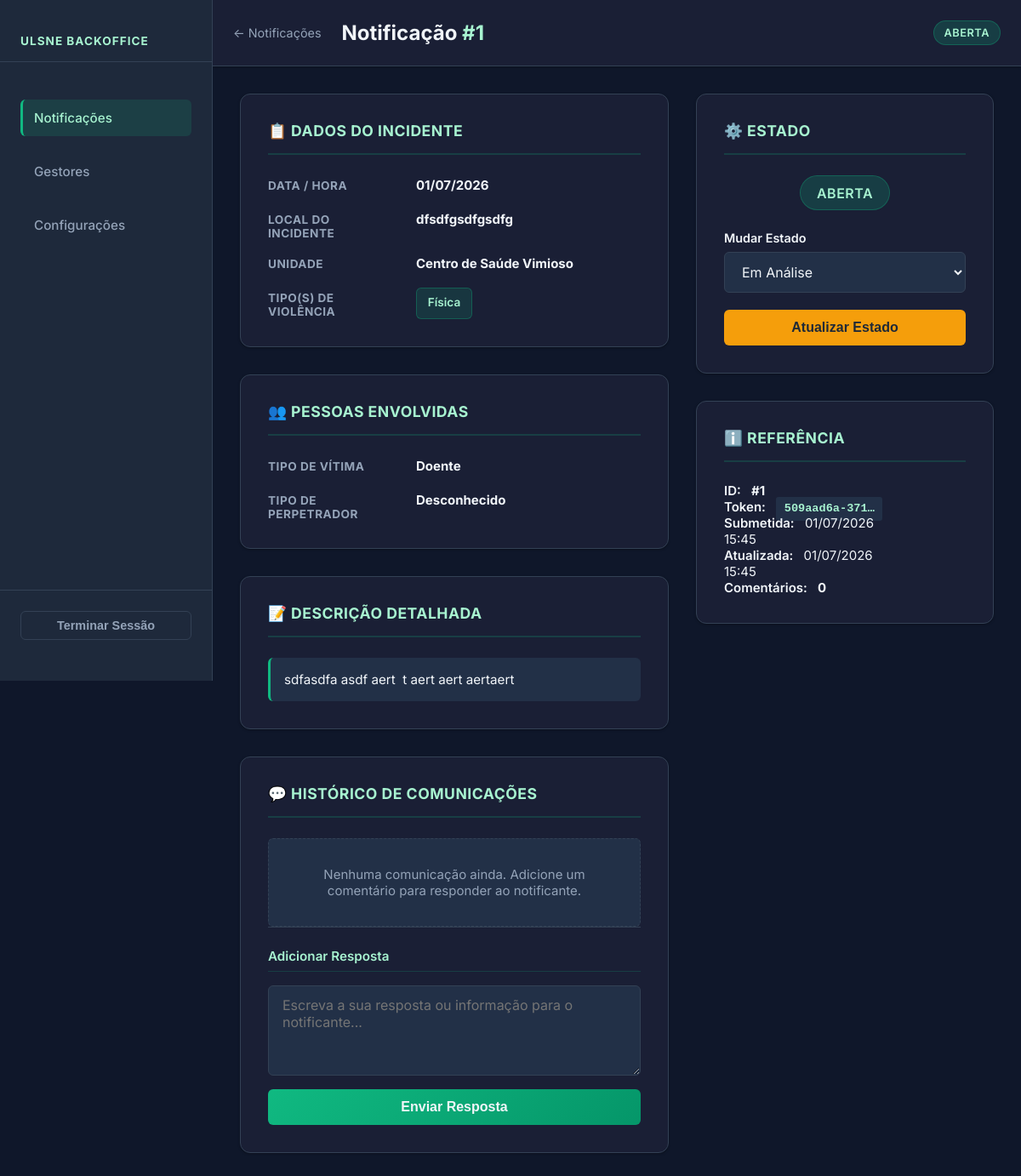
Page /admin/notificacoes/1 (signed in) on the committed database.
### app/models.py (models this page shows)
class Notification(db.Model):
    __tablename__ = 'notifications'
    id = db.Column(db.Integer, primary_key=True)
    token = db.Column(db.String(36), unique=True, nullable=False, default=lambda: str(uuid.uuid4()))
    status = db.Column(db.String(20), nullable=False, default=STATUS_ABERTA)
    data_incidente = db.Column(db.Date, nullable=False)
    hora_incidente = db.Column(db.Time, nullable=True)
    local_incidente = db.Column(db.String(200), nullable=False)
    unidade_local = db.Column(db.String(200), nullable=True)
    servico = db.Column(db.String(200), nullable=True)
    tipos_violencia = db.Column(db.String(200), nullable=False)
    tipo_vitima = db.Column(db.String(50), nullable=False)
    categoria_profissional = db.Column(db.String(100), nullable=True)
    tipo_perpetrador = db.Column(db.String(50), nullable=False)
    descricao = db.Column(db.Text, nullable=False)
    testemunhas = db.Column(db.Text, nullable=True)
    medidas_tomadas = db.Column(db.Text, nullable=True)
    impacto = db.Column(db.Text, nullable=True)
    created_at = db.Column(db.DateTime, default=datetime.utcnow)
    updated_at = db.Column(db.DateTime, default=datetime.utcnow, onupdate=datetime.utcnow)
    comments = db.relationship('Comment', backref='notification', lazy=True, order_by='Comment.created_at')
    @property
    def status_label(self):
        return STATUS_LABELS.get(self.status, self.status)
    @property
    def tipos_violencia_list(self):
        return [t.strip() for t in self.tipos_violencia.split(',') if t.strip()]
    @property
    def tipos_violencia_labels(self):
        mapping = dict(TIPOS_VIOLENCIA)
        return [mapping.get(t, t) for t in self.tipos_violencia_list]

### app/routes/backoffice.py (the view, shortened to what this page needs)
@bp.route('/notificacoes/<int:notif_id>', methods=['GET', 'POST'])
@login_required
def notification_detail(notif_id):
    notif = Notification.query.get_or_404(notif_id)
    comment_form = CommentForm(prefix='comment')
    status_form = StatusForm(prefix='status')
    return render_template(
        'admin/detail.html',
        notif=notif,
        comment_form=comment_form,
        status_form=status_form,
        STATUS_EM_ANALISE=STATUS_EM_ANALISE,
        STATUS_ENCERRADO=STATUS_ENCERRADO,
    )

### app/routes/backoffice.py
class CommentForm(FlaskForm):
    text = TextAreaField('Comentário', validators=[DataRequired(), Length(min=3, max=2000)])
    submit = SubmitField('Adicionar Comentário')

class StatusForm(FlaskForm):
    status = SelectField('Mudar Estado', choices=[
        (STATUS_EM_ANALISE, STATUS_LABELS[STATUS_EM_ANALISE]),
        (STATUS_ENCERRADO, STATUS_LABELS[STATUS_ENCERRADO]),
    ])
    submit = SubmitField('Atualizar Estado')

### app/__init__.py (called while the page is built)
@login_manager.user_loader
def load_user(user_id):
    return User.query.get(int(user_id))

def create_app():
    app = Flask(__name__, instance_relative_config=True)
    app.config.from_object(Config)
    db.init_app(app)
    login_manager.init_app(app)
    csrf.init_app(app)
    from .routes.public import bp as public_bp
    from .routes.auth import bp as auth_bp
    from .routes.backoffice import bp as backoffice_bp
    from .routes.users import bp as users_bp
    from .routes.settings import bp as settings_bp
    app.register_blueprint(public_bp)
    app.register_blueprint(auth_bp)
    app.register_blueprint(backoffice_bp)
    app.register_blueprint(users_bp)
    app.register_blueprint(settings_bp)
    from datetime import datetime
    @app.context_processor
    def inject_now():
        return {'now': datetime.utcnow()}
    with app.app_context():
        db.create_all()
        _seed_admin()
    return app

### app/templates/admin/detail.html (shortened to what this page needs)
{% extends "admin/base_admin.html" %}
{% block topbar %}
  <a href="{{ url_for('backoffice.notifications') }}" class="topbar-back">← Notificações</a>
  <h2 class="topbar-title">Notificação <span class="ref">#{{ notif.id }}</span></h2>
  <span class="badge badge-{{ notif.status }} badge-lg">{{ notif.status_label }}</span>
{% endblock %}
{% block content %}
<div class="detail-layout">
  <div class="detail-main">
    <div class="detail-card">
      <h3>📋 Dados do Incidente</h3>
      <dl class="detail-dl">
        <dt>Data / Hora</dt>
        <dd><strong>{{ notif.data_incidente.strftime('%d/%m/%Y') }}</strong>{% if notif.hora_incidente %} às <strong>{{ notif.hora_incidente.strftime('%H:%M') }}</strong>{% endif %}</dd>
        <dt>Local do Incidente</dt>
        <dd><strong>{{ notif.local_incidente }}</strong>{% if notif.servico %}<br><em style="color: var(--text-muted); font-size: 0.9rem;">{{ notif.servico }}</em>{% endif %}</dd>
        {% if notif.unidade_local %}
        <dt>Unidade</dt>
        <dd><strong>{{ notif.unidade_local }}</strong></dd>
        {% endif %}
        <dt>Tipo(s) de Violência</dt>
        <dd>
          <div class="tag-list">
            {% for t in notif.tipos_violencia_labels %}<span class="tag">{{ t }}</span>{% endfor %}
          </div>
        </dd>
      </dl>
    </div>
    <div class="detail-card">
      <h3>👥 Pessoas Envolvidas</h3>
      <dl class="detail-dl">
        <dt>Tipo de Vítima</dt>
        <dd><strong>{{ notif.tipo_vitima | replace('_', ' ') | title }}</strong></dd>
        <dt>Tipo de Perpetrador</dt>
        <dd><strong>{{ notif.tipo_perpetrador | replace('_', ' ') | title }}</strong></dd>
      </dl>
    </div>
    <div class="detail-card">
      <h3>📝 Descrição Detalhada</h3>
      <div class="text-block">{{ notif.descricao }}</div>
    </div>
    <div class="detail-card">
      <h3>💬 Histórico de Comunicações</h3>
      {% if notif.comments %}
        <div class="comment-thread">
          {% for comment in notif.comments %}
            <div class="comment comment--{{ comment.author_type }}">
              <div class="comment-meta">
                {% if comment.author_type == 'manager' %}
                  <span class="comment-author manager-label">
                    {{ comment.author.username if comment.author else 'Gestor' }}
                  </span>
                {% else %}
                  <span class="comment-author user-label">Notificante</span>
                {% endif %}
                <span class="comment-date">{{ comment.created_at.strftime('%d/%m/%Y %H:%M') }}</span>
              </div>
              <div class="comment-body">{{ comment.text }}</div>
            </div>
          {% endfor %}
        </div>
      {% else %}
        <p class="empty-thread">Nenhuma comunicação ainda. Adicione um comentário para responder ao notificante.</p>
      {% endif %}
      <div class="comment-compose">
        <h4>Adicionar Resposta</h4>
        <form method="POST">
          <div class="form-group">
            {{ comment_form.text(class="form-control textarea" + (" is-invalid" if comment_form.text.errors else ""), rows=4, placeholder="Escreva a sua resposta ou informação para o notificante...") }}
          </div>
          <button type="submit" name="comment-submit" class="btn btn-primary btn-block">Enviar Resposta</button>
        </form>
      </div>
    </div>
  </div>
  <div class="detail-sidebar">
    <div class="detail-card">
      <h3>⚙️ Estado</h3>
      <div class="current-status">
        <span class="badge badge-{{ notif.status }} badge-lg">{{ notif.status_label }}</span>
      </div>
      {% if notif.status != 'encerrado' %}
        <form method="POST" class="status-form">
          <div class="form-group">
            {{ status_form.status.label }}
            {{ status_form.status(class="form-control select") }}
          </div>
          <button type="submit" name="status-submit" class="btn btn-warning btn-block">Atualizar Estado</button>
        </form>
      {% else %}
        <div class="closed-msg">
          <strong>✓ Encerrada</strong><br>
          Esta notificação foi resolvida.
        </div>
      {% endif %}
    </div>
    <div class="detail-card">
      <h3>ℹ️ Referência</h3>
      <dl class="detail-dl--sm">
        <dt>ID:</dt>
        <dd><strong>#{{ notif.id }}</strong></dd>
        <dt>Token:</dt>
        <dd><code class="token-sm" title="{{ notif.token }}">{{ notif.token[:12] }}…</code></dd>
        <dt>Submetida:</dt>
        <dd>{{ notif.created_at.strftime('%d/%m/%Y<br>%H:%M') | safe }}</dd>
        <dt>Atualizada:</dt>
        <dd>{{ notif.updated_at.strftime('%d/%m/%Y<br>%H:%M') | safe }}</dd>
        <dt>Comentários:</dt>
        <dd><strong>{{ notif.comments | length }}</strong></dd>
      </dl>
    </div>
  </div>
</div>
{% endblock %}

### app/templates/admin/base_admin.html (shortened to what this page needs)
<!DOCTYPE html>
<html lang="pt">
<head>
  <link rel="stylesheet" href="{{ url_for('static', filename='css/admin.css') }}">
</head>
<body class="admin-layout">
  <aside class="sidebar">
    <div class="sidebar-brand">
      <div class="sidebar-brand-text">ULSNE Backoffice</div>
    </div>
    <nav class="sidebar-nav">
      <li class="sidebar-nav-item">
        <a href="{{ url_for('backoffice.notifications') }}" class="sidebar-nav-link {% if request.blueprint == 'backoffice' %}active{% endif %}">
          Notificações
        </a>
      </li>
      <li class="sidebar-nav-item">
        <a href="{{ url_for('users.list_users') }}" class="sidebar-nav-link {% if request.blueprint == 'users' %}active{% endif %}">
          Gestores
        </a>
      </li>
      <li class="sidebar-nav-item">
        <a href="{{ url_for('settings.smtp') }}" class="sidebar-nav-link {% if request.blueprint == 'settings' %}active{% endif %}">
          Configurações
        </a>
      </li>
    </nav>
    <div class="sidebar-logout">
      <form method="POST" action="{{ url_for('auth.logout') }}">
        <button type="submit" class="btn btn-ghost btn-sm" style="width: 100%;">
          Terminar Sessão
        </button>
      </form>
    </div>
  </aside>
  <div class="admin-content">
    <div class="topbar">
      {% block topbar %}{% endblock %}
    </div>
    <main class="admin-view">
      {% block content %}{% endblock %}
    </main>
  </div>
</body>
</html>

### rows in the picture
Notification: id "1", status_label "ABERTA", data_incidente "01/07/2026", local_incidente "dfsdfgsdfgsdfg", unidade_local "Centro de Saúde Vimioso", tipo_vitima "Doente", tipo_perpetrador "Desconhecido", descricao "sdfasdfa asdf aert t aert aert aertaert", token "509aad6a-371", created_at "01/07/2026 15:45", updated_at "01/07/2026 15:45"

### other values in the picture
{{ t }} "Física"
{{ status_form.status.label }} "Mudar Estado"
{{ notif.comments | length }} "0"
